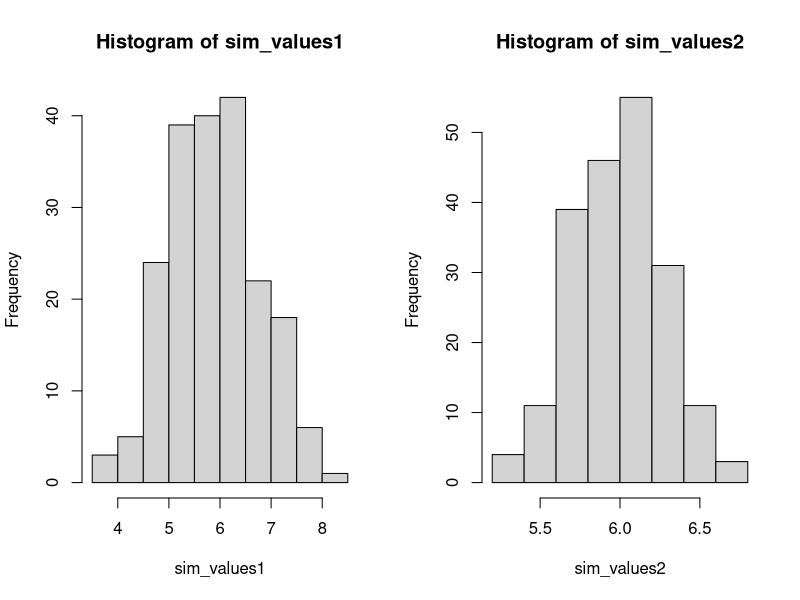
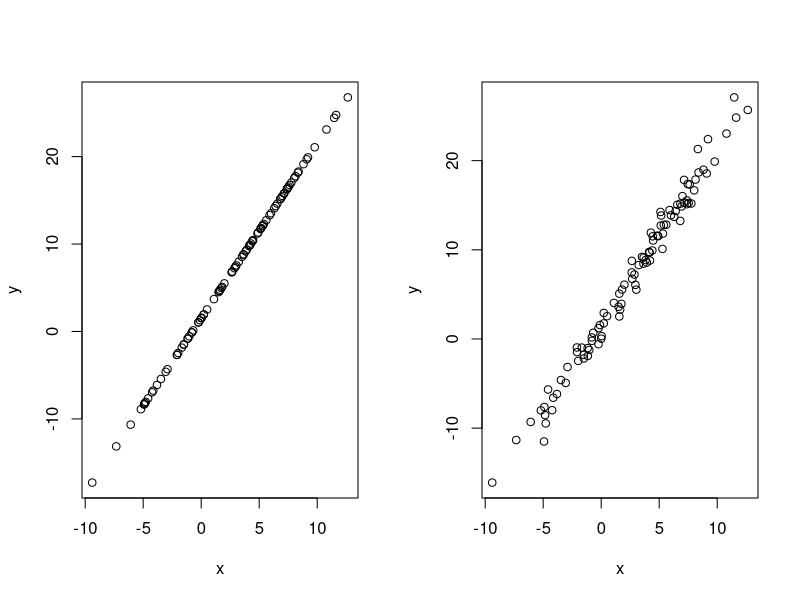
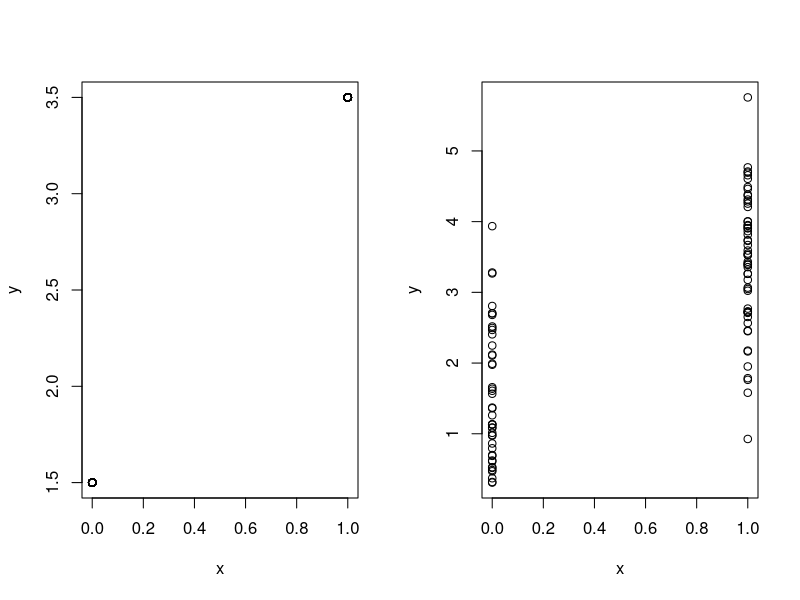

The R source for these figures, in order:
#first task
##setting parameters
mean <-  6
sd <-  2

##simulation with 5 observations
sim_values1 <- rep(NA,200)
for (i in 1:200){
  sim_values1[i] <- mean(rnorm(5,6,2))
}

##simulation with 50 observations
sim_values2 <- rep(NA,200)
for (i in 1:200){
  sim_values2[i] <- mean(rnorm(50,6,2))
}

##histograms
par(mfrow = c(1, 2))
hist(sim_values1)
hist(sim_values2)

#second task

mu <- 5
sigma <- 3
alpha <- 1.5
beta <- 2

x <- rnorm(100,sigma,mu)
y <- alpha + beta * x

plot(x,y)

##add noise
y <- y + rnorm(100,0,1)
plot(x,y)

#thrid task
mu <- 5
sigma <- 3
alpha <- 1.5
beta <- 2

x <- rbinom(100,1,0.5)
y <- alpha + beta * x
plot(x,y)

#add noise
y <- y + rnorm(100,0,1)
plot(x,y)

#fourth task

p <- 22/50
se <- sqrt((p*(1-p))/50)
se

p <- 431/1000
se <- sqrt((p*(1-p))/1000)
se

#fifth task













